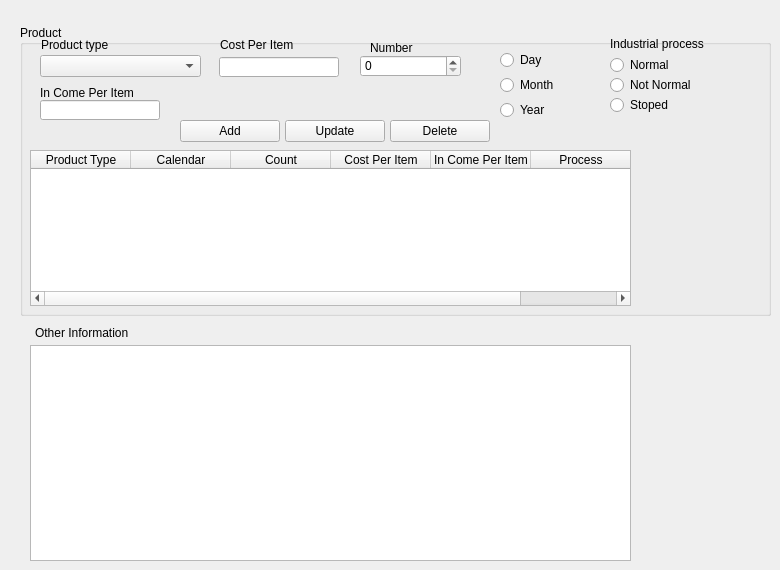
   <widget class="QWidget" name="industrial_other_tab">
    <attribute name="title">
     <string>Industrial Other</string>
    </attribute>
    <widget class="QGroupBox" name="groupBox">
     <property name="geometry">
      <rect>
       <x>20</x>
       <y>25</y>
       <width>751</width>
       <height>291</height>
      </rect>
     </property>
     <property name="title">
      <string>Product</string>
     </property>
     <widget class="QLabel" name="label_3">
      <property name="geometry">
       <rect>
        <x>21</x>
        <y>12</y>
        <width>166</width>
        <height>16</height>
       </rect>
      </property>
      <property name="text">
       <string>Product type</string>
      </property>
     </widget>
     <widget class="QLabel" name="label_4">
      <property name="geometry">
       <rect>
        <x>350</x>
        <y>15</y>
        <width>91</width>
        <height>16</height>
       </rect>
      </property>
      <property name="text">
       <string>Number</string>
      </property>
     </widget>
     <widget class="QComboBox" name="i_product_type_cbox">
      <property name="geometry">
       <rect>
        <x>20</x>
        <y>30</y>
        <width>161</width>
        <height>22</height>
       </rect>
      </property>
     </widget>
     <widget class="QLabel" name="label_5">
      <property name="geometry">
       <rect>
        <x>590</x>
        <y>11</y>
        <width>156</width>
        <height>16</height>
       </rect>
      </property>
      <property name="text">
       <string>Industrial process</string>
      </property>
     </widget>
     <widget class="QRadioButton" name="i_status_good_rbutton">
      <property name="geometry">
       <rect>
        <x>590</x>
        <y>70</y>
        <width>156</width>
        <height>20</height>
       </rect>
      </property>
      <property name="minimumSize">
       <size>
        <width>0</width>
        <height>20</height>
       </size>
      </property>
      <property name="maximumSize">
       <size>
        <width>16777215</width>
        <height>20</height>
       </size>
      </property>
      <property name="text">
       <string>Stoped</string>
      </property>
     </widget>
     <widget class="QRadioButton" name="i_status_bad_rbutton">
      <property name="geometry">
       <rect>
        <x>590</x>
        <y>30</y>
        <width>156</width>
        <height>20</height>
       </rect>
      </property>
      <property name="minimumSize">
       <size>
        <width>0</width>
        <height>20</height>
       </size>
      </property>
      <property name="maximumSize">
       <size>
        <width>16777215</width>
        <height>20</height>
       </size>
      </property>
      <property name="text">
       <string>Normal</string>
      </property>
     </widget>
     <widget class="QRadioButton" name="i_status_medium_rbutton">
      <property name="geometry">
       <rect>
        <x>590</x>
        <y>50</y>
        <width>161</width>
        <height>20</height>
       </rect>
      </property>
      <property name="minimumSize">
       <size>
        <width>0</width>
        <height>20</height>
       </size>
      </property>
      <property name="maximumSize">
       <size>
        <width>16777215</width>
        <height>20</height>
       </size>
      </property>
      <property name="text">
       <string>Not Normal</string>
      </property>
     </widget>
     <widget class="QSpinBox" name="i_product_no_sbox">
      <property name="geometry">
       <rect>
        <x>340</x>
        <y>30</y>
        <width>101</width>
        <height>22</height>
       </rect>
      </property>
     </widget>
     <widget class="QLabel" name="label_7">
      <property name="geometry">
       <rect>
        <x>20</x>
        <y>60</y>
        <width>161</width>
        <height>16</height>
       </rect>
      </property>
      <property name="text">
       <string>In Come Per Item</string>
      </property>
     </widget>
     <widget class="QTableWidget" name="i_product_twidget">
      <property name="geometry">
       <rect>
        <x>10</x>
        <y>125</y>
        <width>601</width>
        <height>156</height>
       </rect>
      </property>
      <column>
       <property name="text">
        <string>Product Type</string>
       </property>
      </column>
      <column>
       <property name="text">
        <string>Calendar</string>
       </property>
      </column>
      <column>
       <property name="text">
        <string>Count</string>
       </property>
      </column>
      <column>
       <property name="text">
        <string>Cost Per Item</string>
       </property>
      </column>
      <column>
       <property name="text">
        <string>In Come Per Item</string>
       </property>
      </column>
      <column>
       <property name="text">
        <string>Process</string>
       </property>
      </column>
     </widget>
     <widget class="QLabel" name="label_8">
      <property name="geometry">
       <rect>
        <x>200</x>
        <y>12</y>
        <width>121</width>
        <height>16</height>
       </rect>
      </property>
      <property name="text">
       <string>Cost Per Item</string>
      </property>
     </widget>
     <widget class="QPushButton" name="i_product_update_button">
      <property name="geometry">
       <rect>
        <x>265</x>
        <y>95</y>
        <width>100</width>
        <height>22</height>
       </rect>
      </property>
      <property name="sizePolicy">
       <sizepolicy hsizetype="Fixed" vsizetype="Fixed">
        <horstretch>0</horstretch>
        <verstretch>0</verstretch>
       </sizepolicy>
      </property>
      <property name="minimumSize">
       <size>
        <width>0</width>
        <height>22</height>
       </size>
      </property>
      <property name="maximumSize">
       <size>
        <width>100</width>
        <height>22</height>
       </size>
      </property>
      <property name="text">
       <string>Update</string>
      </property>
     </widget>
     <widget class="QPushButton" name="i_product_delete_button">
      <property name="geometry">
       <rect>
        <x>370</x>
        <y>95</y>
        <width>100</width>
        <height>22</height>
       </rect>
      </property>
      <property name="minimumSize">
       <size>
        <width>0</width>
        <height>22</height>
       </size>
      </property>
      <property name="maximumSize">
       <size>
        <width>100</width>
        <height>22</height>
       </size>
      </property>
      <property name="text">
       <string>Delete</string>
      </property>
     </widget>
     <widget class="QPushButton" name="i_product_add_button">
      <property name="geometry">
       <rect>
        <x>160</x>
        <y>95</y>
        <width>100</width>
        <height>22</height>
       </rect>
      </property>
      <property name="sizePolicy">
       <sizepolicy hsizetype="Fixed" vsizetype="Fixed">
        <horstretch>0</horstretch>
        <verstretch>0</verstretch>
       </sizepolicy>
      </property>
      <property name="minimumSize">
       <size>
        <width>0</width>
        <height>22</height>
       </size>
      </property>
      <property name="maximumSize">
       <size>
        <width>100</width>
        <height>22</height>
       </size>
      </property>
      <property name="text">
       <string>Add</string>
      </property>
     </widget>
     <widget class="QLineEdit" name="i_cost_item_edit">
      <property name="geometry">
       <rect>
        <x>199</x>
        <y>32</y>
        <width>120</width>
        <height>20</height>
       </rect>
      </property>
     </widget>
     <widget class="QLineEdit" name="i_income_item_edit">
      <property name="geometry">
       <rect>
        <x>20</x>
        <y>75</y>
        <width>120</width>
        <height>20</height>
       </rect>
      </property>
     </widget>
     <widget class="QRadioButton" name="i_day_rbutton">
      <property name="geometry">
       <rect>
        <x>480</x>
        <y>25</y>
        <width>56</width>
        <height>20</height>
       </rect>
      </property>
      <property name="minimumSize">
       <size>
        <width>0</width>
        <height>20</height>
       </size>
      </property>
      <property name="maximumSize">
       <size>
        <width>16777215</width>
        <height>20</height>
       </size>
      </property>
      <property name="text">
       <string>Day</string>
      </property>
     </widget>
     <widget class="QRadioButton" name="i_year_rbutton">
      <property name="geometry">
       <rect>
        <x>480</x>
        <y>75</y>
        <width>56</width>
        <height>20</height>
       </rect>
      </property>
      <property name="minimumSize">
       <size>
        <width>0</width>
        <height>20</height>
       </size>
      </property>
      <property name="maximumSize">
       <size>
        <width>16777215</width>
        <height>20</height>
       </size>
      </property>
      <property name="text">
       <string>Year</string>
      </property>
     </widget>
     <widget class="QRadioButton" name="i_month_rbutton">
      <property name="geometry">
       <rect>
        <x>480</x>
        <y>50</y>
        <width>56</width>
        <height>20</height>
       </rect>
      </property>
      <property name="minimumSize">
       <size>
        <width>0</width>
        <height>20</height>
       </size>
      </property>
      <property name="maximumSize">
       <size>
        <width>16777215</width>
        <height>20</height>
       </size>
      </property>
      <property name="text">
       <string>Month</string>
      </property>
     </widget>
    </widget>
    <widget class="QTextEdit" name="i_other_info_edit">
     <property name="geometry">
      <rect>
       <x>30</x>
       <y>345</y>
       <width>601</width>
       <height>216</height>
      </rect>
     </property>
    </widget>
    <widget class="QLabel" name="label">
     <property name="geometry">
      <rect>
       <x>35</x>
       <y>325</y>
       <width>256</width>
       <height>16</height>
      </rect>
     </property>
     <property name="text">
      <string>Other Information</string>
     </property>
    </widget>
   </widget>
